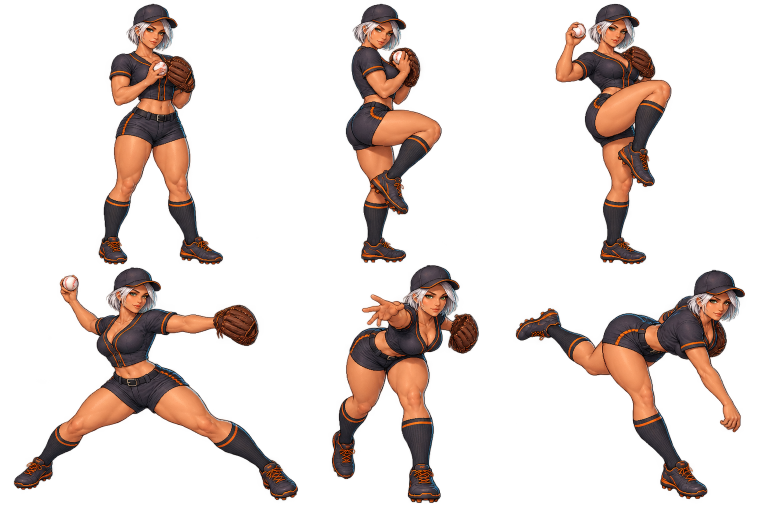
#> input picture assets/pitcher-study-copper-lynx/source/copper-lynx-keys.png, 1536 x 1024 px, given in place of vulcan-blaze-keys.png, which was not available (shown at 1/2 size)
$ python build-vulcan-blaze.py
#> lines starting #> are read from the running program, lines starting #| are printed output that depends on the picture; after the words box and inside, x2 and y2 are one past the last pixel; in counts of white or black regions, pixels touching at a corner belong together; pictures that were not available may be replaced by others from this repository, and a replacement may not be noted
#> in build_catcher_atlas, keys_sheet is the input picture: PIL image 1536x1024 RGBA; mean R, G, B, A 73.1, 47.5, 37.3, 55.8
### scripts/build_catcher_pitcher.py
"""Clean defringing, head-locked gaze, consistent cap, and smooth athletic in-betweening for catcher-facing pitchers."""
from __future__ import annotations

import hashlib
import json
import math
from collections import deque
from pathlib import Path

import numpy as np
from PIL import Image, ImageChops, ImageFilter

SIZE = 256
FPS = 60
FRAMES = 120
COLS = 10
ROWS = 12
SCALE = 4
ALPHA_CUTOFF = 45


# [67 lines left out: function remove_white_bg_defringed, not called in this run]


def connected_silhouettes(sheet: Image.Image) -> list[Image.Image]:
    """Isolate 6 connected components from a 3x2 grid."""
    alpha = np.asarray(sheet.getchannel("A"))
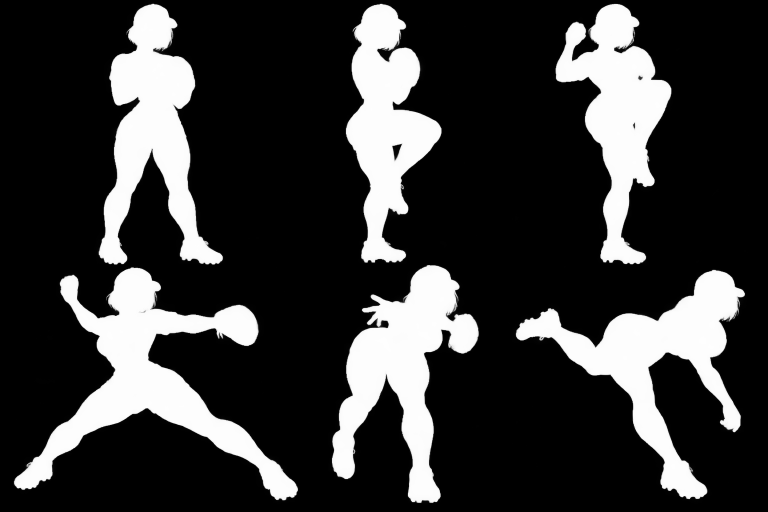
#> alpha: shape (1024, 1536) (shown at 1/2 size); min 0, max 254, mean 55.8
    height, width = alpha.shape
#> height = 1024; width = 1536
    coarse_alpha = Image.fromarray(alpha).resize(
        (width // SCALE, height // SCALE), Image.Resampling.BILINEAR
    )
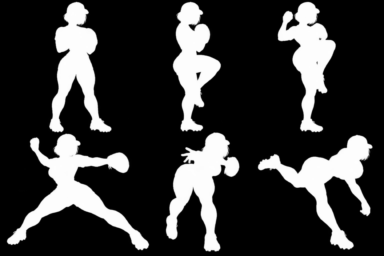
#> coarse_alpha: PIL image 384x256 L; min 0, max 254, mean 55.8
    arr = np.asarray(coarse_alpha) > ALPHA_CUTOFF
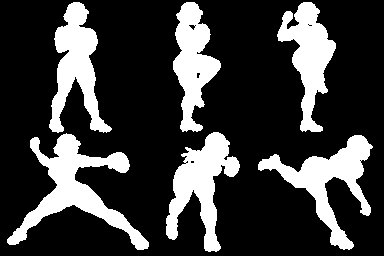
#> arr: shape (256, 384) bool; 23.5% white; 6 white regions, box (x1, y1, x2, y2) and area: (7, 133, 149, 250) 4785, (258, 135, 373, 250) 4004, (166, 132, 240, 252) 3855, (49, 2, 112, 133) 3727, (277, 2, 336, 132) 3426, (173, 2, 221, 132) 3267

    # Close small gaps in lineart
    dilated = np.pad(arr, 1, mode="constant")
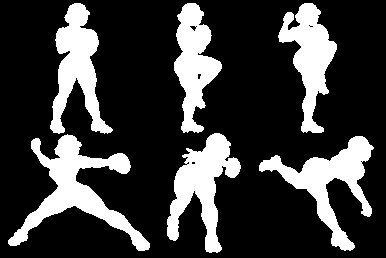
#> dilated: shape (258, 386) bool; 23.2% white; 6 white regions, box (x1, y1, x2, y2) and area: (8, 134, 150, 251) 4785, (259, 136, 374, 251) 4004, (167, 133, 241, 253) 3855, (50, 3, 113, 134) 3727, (278, 3, 337, 133) 3426, (174, 3, 222, 133) 3267
    closed = (
        dilated[:-2, 1:-1]
        | dilated[2:, 1:-1]
        | dilated[1:-1, :-2]
        | dilated[1:-1, 2:]
        | arr
    )
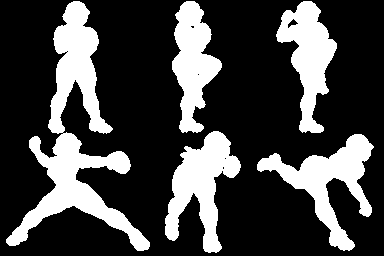
#> closed: shape (256, 384) bool; 26.2% white; 5 white regions, box (x1, y1, x2, y2) and area: (6, 1, 150, 251) 9546, (257, 134, 374, 251) 4484, (165, 131, 241, 253) 4319, (276, 1, 337, 133) 3809, (172, 1, 222, 133) 3623

    seen = np.zeros(closed.shape, dtype=bool)
    height, width = closed.shape
#> height = 256; width = 384
    components: list[tuple[int, list[tuple[int, int]], float, float]] = []

    for y in range(height):
        for x in range(width):
            if not closed[y, x] or seen[y, x]:
                continue
            seen[y, x] = True
            todo = [(x, y)]
            pixels: list[tuple[int, int]] = []
            sum_x = sum_y = 0
            while todo:
                px, py = todo.pop()
                pixels.append((px, py))
                sum_x += px
                sum_y += py
                for nx, ny in (
                    (px - 1, py),
                    (px + 1, py),
                    (px, py - 1),
                    (px, py + 1),
                    (px - 1, py - 1),
                    (px + 1, py + 1),
                    (px - 1, py + 1),
                    (px + 1, py - 1),
                ):
                    if (
                        0 <= nx < width
                        and 0 <= ny < height
                        and closed[ny, nx]
                        and not seen[ny, nx]
                    ):
                        seen[ny, nx] = True
                        todo.append((nx, ny))
            if len(pixels) >= 500:
                components.append((len(pixels), pixels, sum_x / len(pixels), sum_y / len(pixels)))

    components.sort(key=lambda item: item[0], reverse=True)
    if len(components) < 6:
#> (the run stopped early here; a loop or call above may not have finished)
